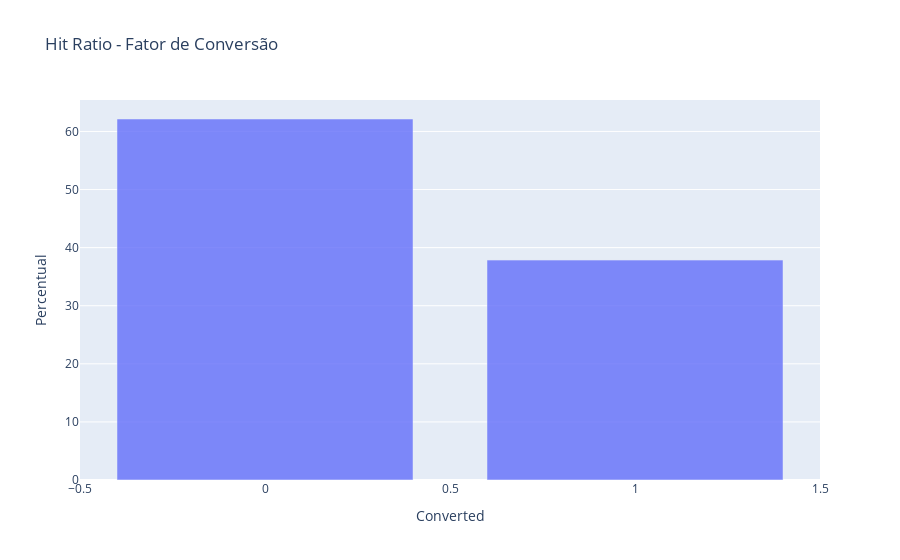

The notebook cell this image was saved under:
### Markdown cell above
Hit Ratio
- Razão entre leads convertidos em vendas sobre a quantidade de leads (Conceito 1)
    Ex: 100 leads criados e 30 foram convertidos = 30%
- Razão entre leads convertidos em vendas sobre a quantidade de leads encerrados (Conceito 2)
    Ex: 100 leads criados, 20 leads que não foram convertidos em vendas e 20 leads que foram convertidos em venda = 50 %

### Code cell
# Distribuição da variável target em percentual
fig = px.bar(df_leads['Converted'].value_counts()/len(df_leads) * 100,
             title='Hit Ratio - Fator de Conversão',
             labels={'index': 'Converted', 'value': 'Percentual'},
             opacity=0.8
             )

fig.update_layout(showlegend=False)
fig.show()

### Figure 1 — Plotly figure (JSON) as saved in the notebook; plotly's stock layout.template omitted (floating-point values rounded to 4 significant figures)
{"data": [{"hovertemplate": "variable=count<br>Converted=%{x}<br>Percentual=%{y}<extra></extra>", "legendgroup": "count", "marker": {"color": "#636efa", "opacity": 0.8, "pattern": {"shape": ""}}, "name": "count", "orientation": "v", "showlegend": true, "textposition": "auto", "type": "bar", "x": [0, 1], "xaxis": "x", "y": [62.14, 37.86], "yaxis": "y"}], "layout": {"barmode": "relative", "legend": {"title": {"text": "variable"}, "tracegroupgap": 0}, "showlegend": false, "title": {"text": "Hit Ratio - Fator de Conversão"}, "xaxis": {"anchor": "y", "domain": [0, 1], "title": {"text": "Converted"}}, "yaxis": {"anchor": "x", "domain": [0, 1], "title": {"text": "Percentual"}}}}
